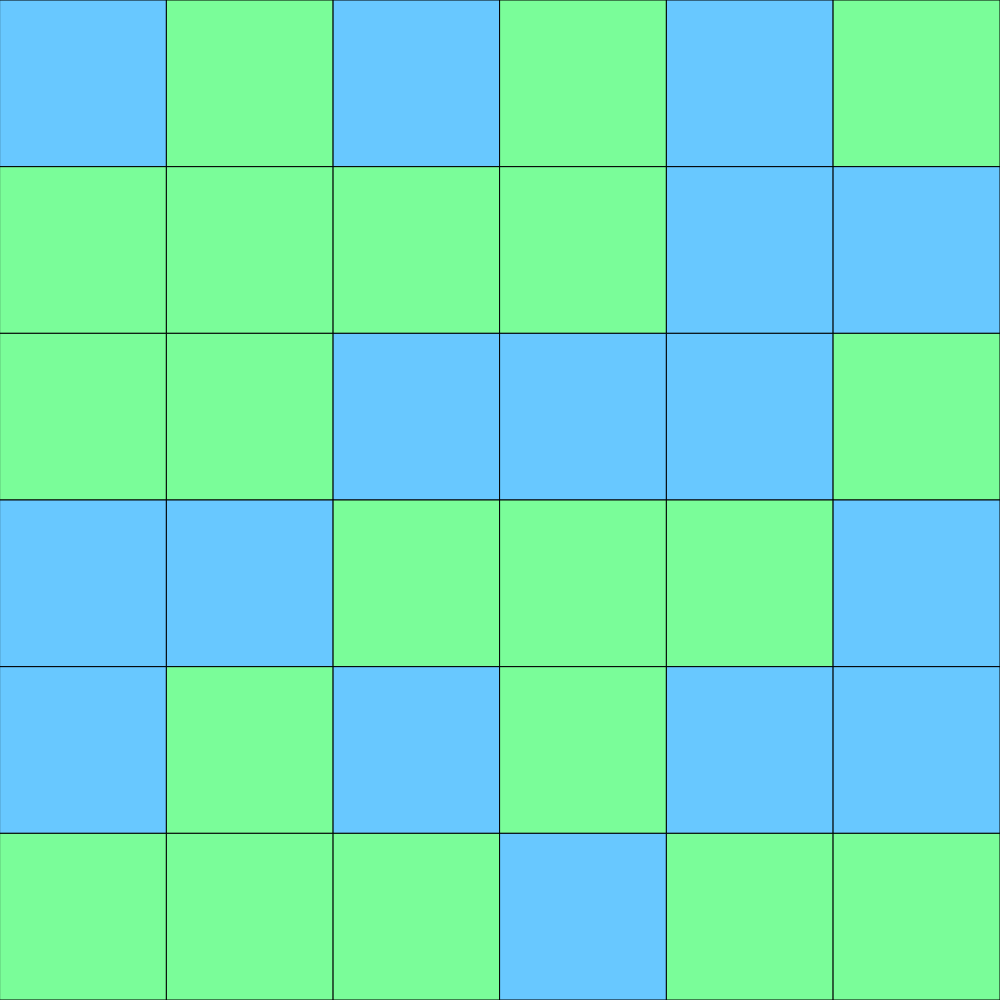
Frame 1 (no input)
Frame 60 (no input): identical to frame 1, image omitted
Frame 120 (the mouse pressed at the canvas centre since frame 60): identical to frame 1, image omitted

The p5.js sketch that drew this single still picture (run headless with seeded random() and noise() and a simulated clock; from frame 60 on, the mouse is pressed at the canvas centre):

// p5.js sketch
// ── sketch.js
// Grid demo
//oct 22

// let grid = [[1,0,1,0]
//   [0,1,0,1]
//   [1,0,1,0]
//   [0,1,0,1]];

let grid;
let cellSize;
const GRID_SIZE = 6;

function setup() {
  if ( windowWidth < windowHeight) {
    createCanvas(windowWidth, windowWidth);
  }
  else {
    createCanvas(windowHeight, windowHeight);
  }
  cellSize = height/GRID_SIZE;

  grid = generateRandomGrid(GRID_SIZE, GRID_SIZE);
}

function draw() {
  background(12,23,53);
  displayGrid();

}

function keyPressed() {
  if (key === "r") {
    grid = generateRandomGrid(GRID_SIZE, GRID_SIZE);
  }
  else if (key === "e") {
    grid = generateEmptyGrid(GRID_SIZE, GRID_SIZE);
  }
}

function mousePressed(){
  

}

function displayGrid(){
  for (let y = 0; y < GRID_SIZE; y++) {
    for (let x = 0; x < GRID_SIZE; x++) {
      if (grid[y][x] === 1) {
        fill(122,253,153);
      }
      else if (grid[y][x] === 0) {
        fill(104,200,255);
      }
      square(x * cellSize , y * cellSize , cellSize);
    }
  }
}

function generateRandomGrid(cols, rows){
  let newGrid = [];
  for (let y = 0; y < rows; y++) {
    newGrid.push([]);
    for (let x = 0; x < cols; x++) {
      //make it 1 or 0 50/50
      if (random(100) < 50 ) {
        newGrid[y].push(1);

      }
      else {
        newGrid[y].push(0);
      }

    }
  }
  return newGrid;

}

function generateEmptyGrid(cols, rows) {
  let newGrid = [];
  for (let y = 0; y < rows; y++) {
    newGrid.push([]);
    for (let x = 0; x < cols; x++) {
      newGrid[y].push(0);


    }
  }
  return newGrid;

}
